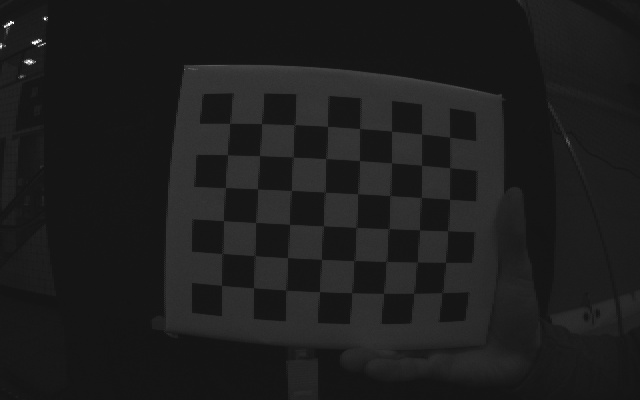
#> input picture IROS24/img_0.jpg, 640 x 400 px; its folder holds 5 pictures in this run
$ python calibrate.py
#> lines starting #> are read from the running program, lines starting #| are printed output that depends on the picture; after the words box and inside, x2 and y2 are one past the last pixel; in counts of white or black regions, pixels touching at a corner belong together
import numpy as np
import cv2
import glob

# termination criteria
criteria = (cv2.TERM_CRITERIA_EPS + cv2.TERM_CRITERIA_MAX_ITER, 30, 0.001)

# prepare object points, like (0,0,0), (1,0,0), (2,0,0) ....,(6,5,0)
objp = np.zeros((6*8,3), np.float32)
objp[:,:2] = np.mgrid[0:8,0:6].T.reshape(-1,2)

# Arrays to store object points and image points from all the images.
objpoints = [] # 3d point in real world space
imgpoints = [] # 2d points in image plane.
images = glob.glob('*.jpg')
for fname in images:
    img = cv2.imread(fname)
#> img is the input picture: shape (400, 640, 3); min 16, max 255, mean 29.2
    gray = cv2.cvtColor(img, cv2.COLOR_BGR2GRAY)
    # Find the chess board corners
    print("finding chessboard corners for img {}".format(fname))
    ret, corners = cv2.findChessboardCorners(gray, (8,6), None)
#> ret = True; corners = 48 rows, first 8: [229.5, 123.5], [261.5, 123.6], [294.3, 124.9], [327.5, 126.5], [359.5, 128.5], [391.4, 131.2], [421.6, 134], [449.5, 137.3]
    # If found, add object points, image points (after refining them)
    if ret == True:
        objpoints.append(objp)
        corners2 = cv2.cornerSubPix(gray,corners, (11,11), (-1,-1), criteria)
#> corners2 = 48 rows, first 8: [229.6, 123.3], [261.5, 123.5], [294.5, 124.6], [327.5, 126.3], [359.5, 128.6], [391.6, 131.1], [421.5, 134], [449.6, 137.2]
        imgpoints.append(corners2)
        # Draw and display the corners
        cv2.drawChessboardCorners(img, (8,6), corners2, ret)
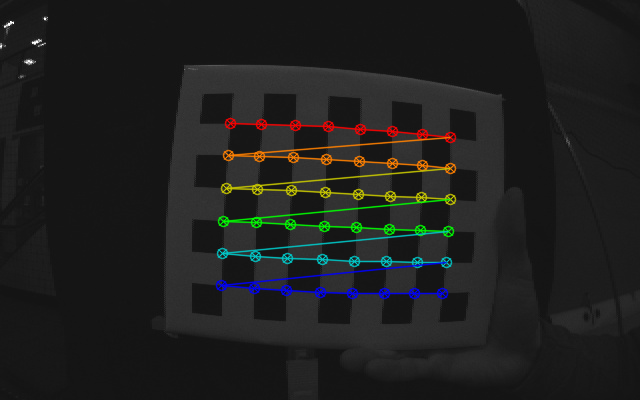
#> img: shape (400, 640, 3); 4.31% of pixels changed, all inside (x1, y1, x2, y2) = (215, 117, 457, 300)
        cv2.imshow('img', img)
        cv2.waitKey(500)
#> pass 2 of the loop `for fname in images:`:
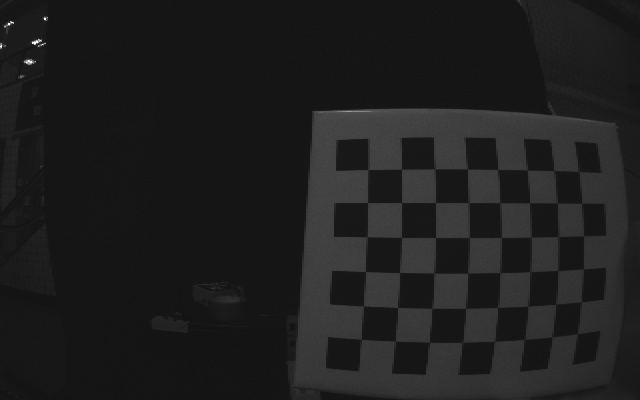
#> input picture IROS24/img_1.jpg, 640 x 400 px
#> img is the input picture: shape (400, 640, 3); min 15, max 255, mean 30.5
#> corners = 48 rows, first 8: [367.7, 169.4], [401.4, 169.2], [434.8, 168.9], [467.4, 169.1], [497.5, 169.4], [527.5, 170.1], [553.6, 170.5], [578.9, 171.4]
#> corners2 = 48 rows, first 8: [367.9, 169.5], [401.5, 169.2], [434.7, 168.8], [467.4, 168.9], [497.6, 169.5], [527.4, 170], [554, 170.6], [578.7, 171.4]
#> `cv2.drawChessboardCorners(img, (8,6), corners2, ret)`:
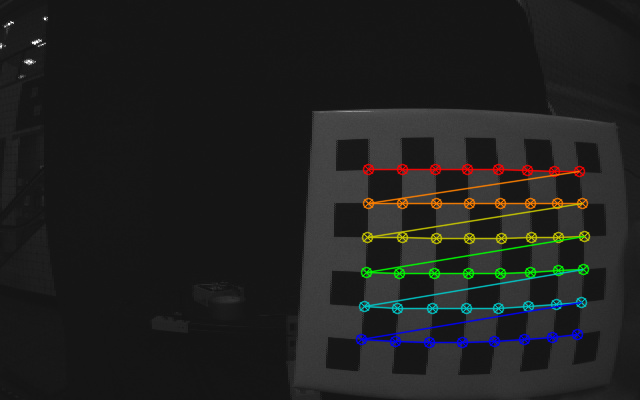
#> img: shape (400, 640, 3); 4.21% of pixels changed, all inside (x1, y1, x2, y2) = (355, 163, 591, 349)
#> pass 3 of the loop `for fname in images:`:
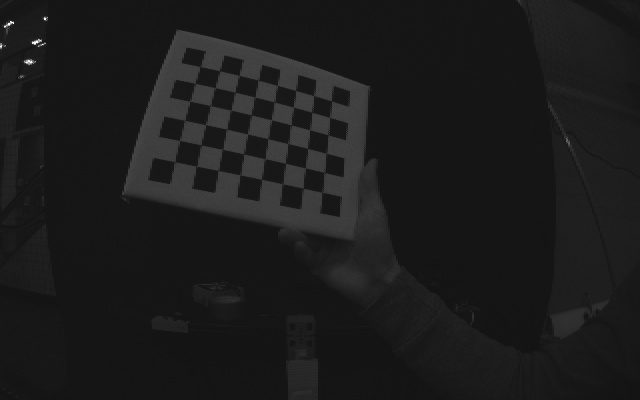
#> input picture IROS24/img_10.jpg, 640 x 400 px
#> img is the input picture: shape (400, 640, 3); min 15, max 255, mean 27.6
#> corners = 48 rows, first 8: [199.8, 66.73], [219.5, 70.69], [239.6, 75.43], [257.5, 80.08], [277.4, 85.37], [295.5, 90.49], [313.4, 95.66], [331.5, 100.9]
#> corners2 = 48 rows, first 8: [200.4, 66.53], [219.6, 70.7], [239.2, 75.39], [258.3, 80.2], [277.2, 85.34], [295.9, 90.53], [313.9, 95.66], [331.5, 100.9]
#> `cv2.drawChessboardCorners(img, (8,6), corners2, ret)`:
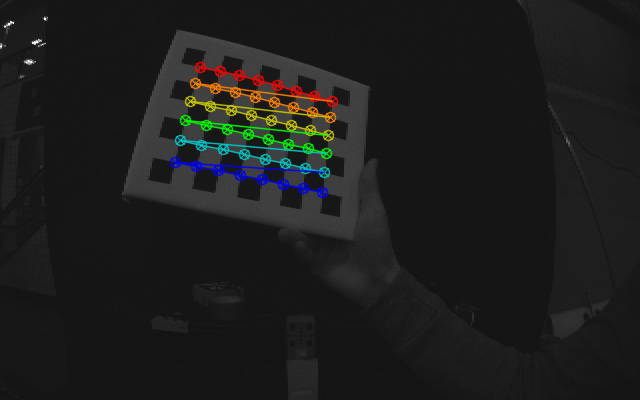
#> img: shape (400, 640, 3); 3.13% of pixels changed, all inside (x1, y1, x2, y2) = (169, 61, 339, 199)
#> the loop made 5 passes; the first 3 are shown
cv2.destroyAllWindows()

ret, mtx, dist, rvecs, tvecs = cv2.calibrateCamera(objpoints, imgpoints, gray.shape[::-1], None, None)

print("camera matrix:")
print(mtx)


print("distortion coefficients:")
print(dist)

np.savez("calibration_data.npz", matrix=mtx, coefficients=dist)

img = cv2.imread('img_0.jpg')
h, w = img.shape[:2]
#> h = 400; w = 640
newcameramtx, roi = cv2.getOptimalNewCameraMatrix(mtx, dist, (w,h), 1, (w,h))
# print(newcameramtx)
# print(roi)

# undistort
dst = cv2.undistort(img, mtx, dist, None, newcameramtx)
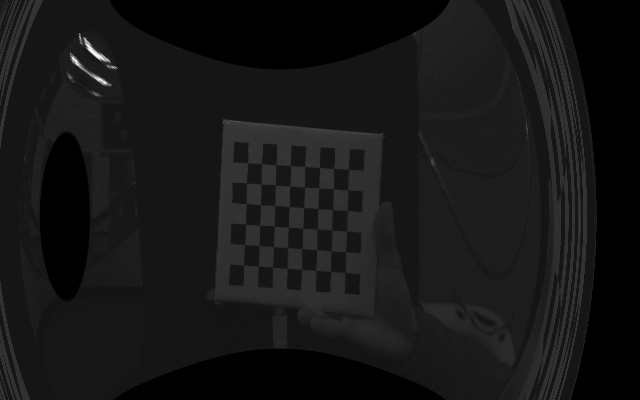
#> dst: shape (400, 640, 3); min 0, max 255, mean 22.1

# crop the image
x, y, w, h = roi
dst = dst[y:y+h, x:x+w]
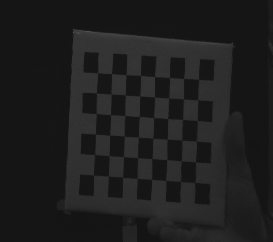
#> dst: shape (242, 273, 3); min 17, max 91, mean 30.1
cv2.imshow("undistorted", dst)
cv2.waitKey()


mean_error = 0
for i in range(len(objpoints)):
    imgpoints2, _ = cv2.projectPoints(objpoints[i], rvecs[i], tvecs[i], mtx, dist)
    error = cv2.norm(imgpoints[i], imgpoints2, cv2.NORM_L2)/len(imgpoints2)
    mean_error += error
print( "total error: {}".format(mean_error/len(objpoints)) )
